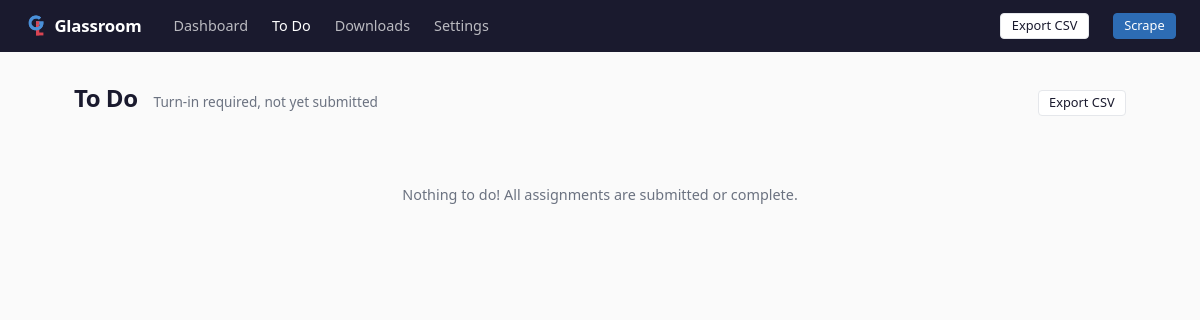
The page /todo on the database as committed earlier.
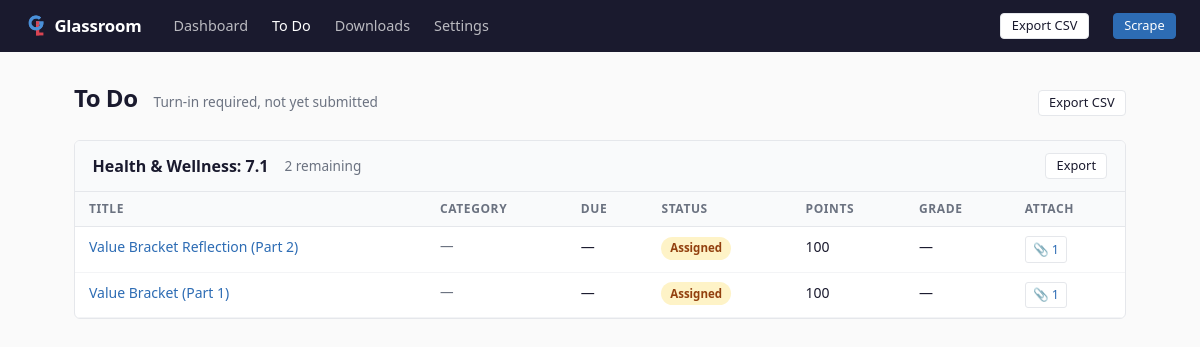
The same page on the database as committed later.
### src/models.py (models this page shows)
class Base(DeclarativeBase):
    pass

class Assignment(Base):
    __tablename__ = "assignments"
    id = Column(Integer, primary_key=True, autoincrement=True)
    assignment_url = Column(String, unique=True, nullable=False, index=True)
    class_name = Column(String, nullable=True)
    week_label = Column(String, nullable=True)
    title = Column(String, nullable=True)
    description = Column(Text, default="")
    teacher = Column(String, nullable=True)
    posted_date = Column(String, nullable=True)
    due_date = Column(String, nullable=True)
    points_possible = Column(String, nullable=True)
    category = Column(String, nullable=True)
    assignment_type = Column(String, default="Unknown")
    status = Column(String, default="Unknown")
    turn_in_required = Column(Boolean, default=False)
    grade = Column(String, nullable=True)
    attachment_links = Column(Text, default="")
    attachment_titles = Column(Text, default="")
    scraped_at = Column(String, nullable=True)
    first_seen_at = Column(String, nullable=True)
    last_modified_at = Column(String, nullable=True)
    class_priority = Column(Integer, nullable=True)
    notes = Column(Text, nullable=True)
    ai_work_type = Column(String, nullable=True)
    ai_effort_estimate = Column(String, nullable=True)
    ai_summary = Column(String, nullable=True)
    ai_notes = Column(Text, nullable=True)

### src/routes/dashboard.py (the view)
@bp.route("/todo")
def todo() -> str:
    engine = current_app.config["DB_ENGINE"]
    with get_session(engine) as session:
        assignments = (
            session.query(Assignment)
            .filter(
                Assignment.status.notin_(["Turned in", "Graded", "Done"]),
                Assignment.turn_in_required == True,  # noqa: E712
            )
            .all()
        )
    by_class: dict[str, list[Assignment]] = defaultdict(list)
    for a in assignments:
        by_class[str(a.class_name or "Unknown")].append(a)
    classes = []
    for class_name in sorted(by_class.keys()):
        rows = sorted(by_class[class_name], key=_sort_key)
        classes.append({
            "name": class_name,
            "assignments": rows,
            "stats": _class_stats(rows),
        })
    return render_template("todo.html", classes=classes)

### src/db.py (called while the page is built)
@contextmanager
def get_session(engine: Engine | None = None) -> Generator[Session, None, None]:
    eng = engine if engine is not None else get_engine()
    factory = sessionmaker(bind=eng, expire_on_commit=False)
    session: Session = factory()
    try:
        yield session
        session.commit()
    except Exception:
        session.rollback()
        raise
    finally:
        session.close()

### src/downloader.py (called while the page is built, shortened)
def attachment_type(url: str) -> str:
    if _GDOC_RE.search(url):
        return "Doc"
    if _GSLIDE_RE.search(url):
        return "Slides"
    if _GSHEET_RE.search(url):
        return "Sheet"

def _slugify(s: str) -> str:
    s = s.lower()
    s = re.sub(r"[^a-z0-9]+", "-", s)
    s = re.sub(r"-+", "-", s)
    return s.strip("-")

def _title_slug(s: str, max_len: int = 60) -> str:
    slug = _slugify(s)
    return slug[:max_len].rstrip("-")

def _make_pdf_filename(posted_date: str | None, title: str) -> str:
    date_part = posted_date if posted_date else "undated"
    return f"{date_part}_{_title_slug(title)}.pdf"

### src/routes/dashboard.py (called while the page is built)
def _sort_key(a: Assignment) -> tuple[str, str]:
    return (str(a.due_date or "9999-99-99"), str(a.posted_date or "9999-99-99"))

### src/templates/todo.html (shortened to what this page needs)
{% extends "base.html" %}
{% block content %}
<div class="page-header">
  <h1>To Do</h1>
  <span class="page-sub">Turn-in required, not yet submitted</span>
  <a href="/api/export/csv?view=todo" class="btn btn-secondary btn-sm no-print">Export CSV</a>
</div>
{% if not classes %}
  <div class="empty-state">
    <p>Nothing to do! All assignments are submitted or complete.</p>
  </div>
{% else %}
  {% for cls in classes %}
  <div class="card" style="margin-bottom:1rem;">
    <div class="card-header card-header-static">
      <h2>{{ cls.name }}</h2>
      <span class="text-muted text-sm">{{ cls.assignments | length }} remaining</span>
      <a href="/api/export/csv?view=todo&class={{ cls.name | urlencode }}" class="btn btn-secondary btn-sm no-print">Export</a>
    </div>
    <div class="card-body">
      <table>
        <thead>
          <tr>
            <th>Title</th>
            <th>Category</th>
            <th>Due</th>
            <th>Status</th>
            <th>Points</th>
            <th>Grade</th>
            <th>Attach</th>
          </tr>
        </thead>
        <tbody>
          {% for a in cls.assignments %}
          {% set att_count = count_attachments(a.attachment_links) %}
          <tr>
            <td><a href="{{ a.assignment_url }}" target="_blank" rel="noopener">{{ a.title or '(untitled)' }}</a></td>
            <td class="nowrap text-muted text-sm">{{ a.category or '—' }}</td>
            <td class="nowrap">{{ a.due_date or '—' }}</td>
            <td>{% include "partials/status_badge.html" %}</td>
            <td>{{ a.points_possible or '—' }}</td>
            <td>{{ a.grade or '—' }}</td>
            <td class="nowrap">
              {% if att_count %}
              <button class="attach-toggle" onclick="toggleAttach({{ a.id }})" type="button">📎 {{ att_count }}</button>
              {% else %}—{% endif %}
            </td>
          </tr>
          {% endfor %}
        </tbody>
      </table>
    </div>
  </div>
  {% endfor %}
{% endif %}
{% endblock %}

### src/templates/partials/status_badge.html
{% set s = a.status or 'Unknown' %}
{% if s == 'Assigned' %}
  <span class="badge badge-assigned">Assigned</span>
{% elif s == 'Turned in' %}
  <span class="badge badge-turned-in">Turned in</span>
{% elif s == 'Graded' %}
  <span class="badge badge-graded">Graded</span>
{% elif s == 'Done' %}
  <span class="badge badge-done">Done</span>
{% elif s == 'Missing' %}
  <span class="badge badge-missing">Missing</span>
{% elif s == 'Excused' %}
  <span class="badge badge-excused">Excused</span>
{% else %}
  <span class="badge badge-unknown">{{ s }}</span>
{% endif %}

Rows that differ between the two databases and show on the page:
added Assignment: name "Health & Wellness: 7.1", assignments|length "2", title "Value Bracket Reflection (Part 2)", category "—", due_date "—", status "Assigned", points_possible "100", grade "—", turn_in_required "1"
added Assignment: title "Value Bracket (Part 1)", category "—", due_date "—", status "Assigned", points_possible "100", grade "—", turn_in_required "1", shown under "Health & Wellness: 7.1"
Other text that changed with them:
text no longer shown: "Nothing to do! All assignments are submitted or complete."
